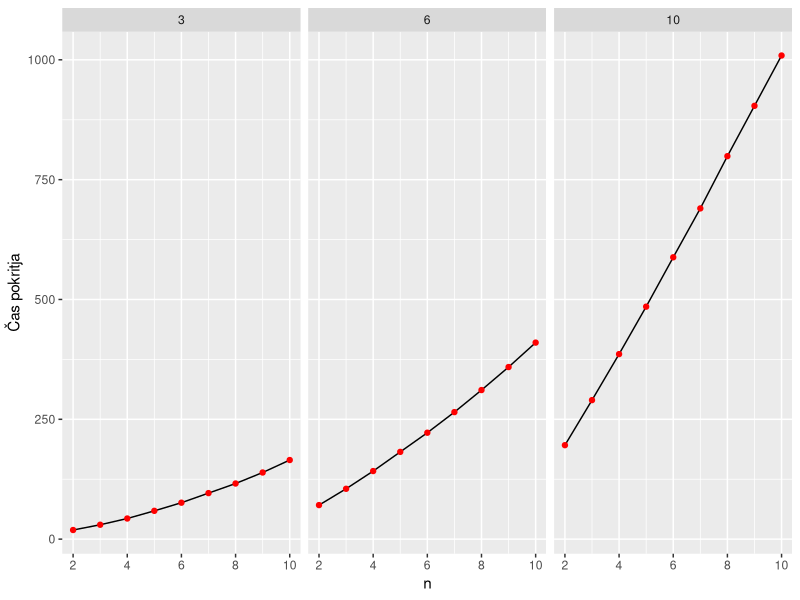
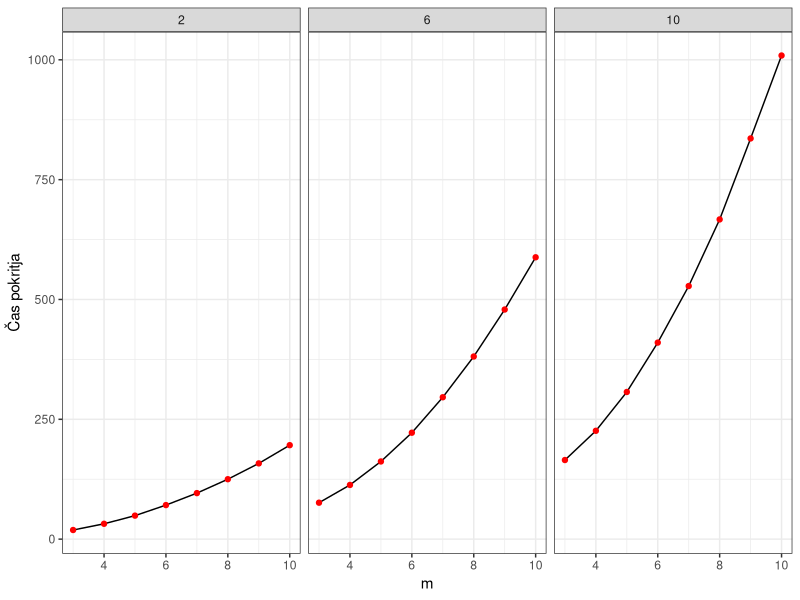
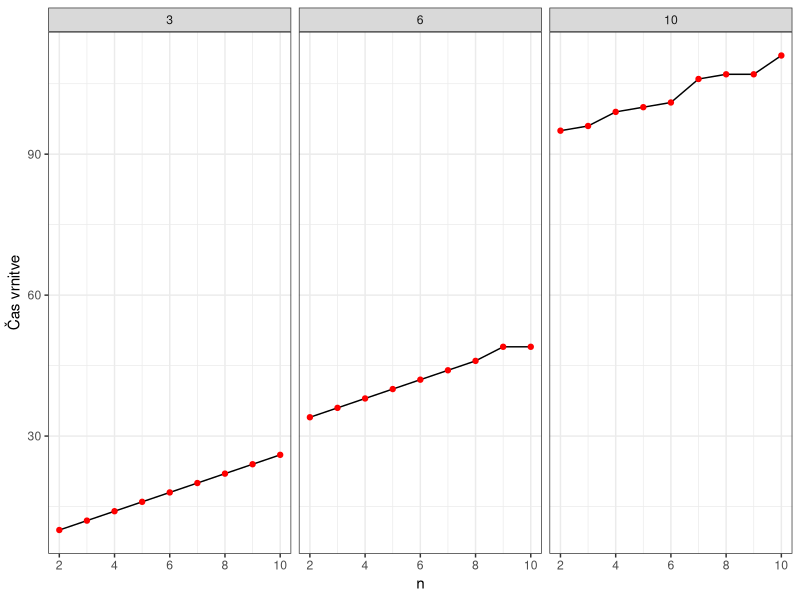
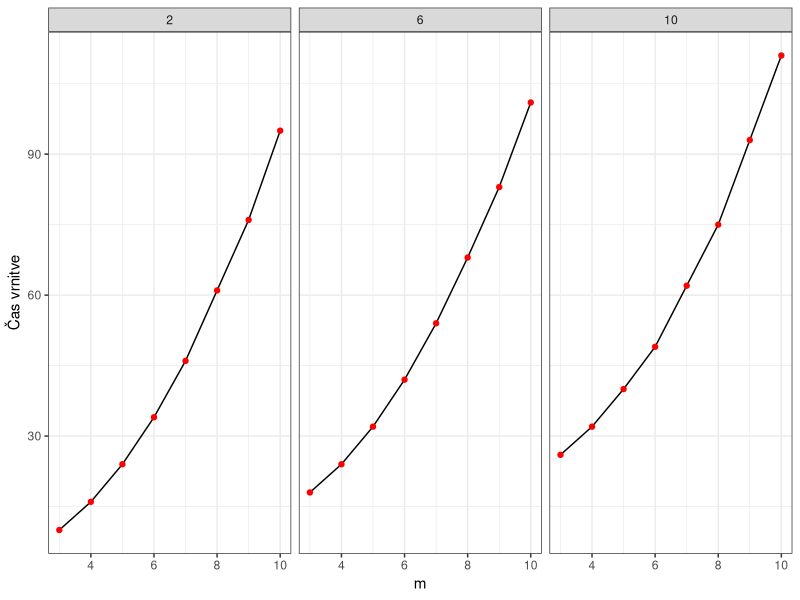

These figures' R source, in order:
require(dplyr)
require(ggplot2)
require(readxl)
require(openxlsx)
require(tidyr)
require(readr)

cover_time_podatki <- read_xlsx("pricakovanicasi.xlsx", sheet = "List1") %>%
  slice(c(2:10))

colnames(cover_time_podatki) <- cover_time_podatki[1,]
cover_time_podatki <- cover_time_podatki[-1,]

cover_time_podatki <- cover_time_podatki %>% 
  pivot_longer(-(1), names_to="n", values_to="covertime")

s1 <- rep(3:10, each=9)
s2 <- rep(2:10, times=8)
covertime <- pull(cover_time_podatki, 3)
cover_time_podatki <- data.frame(s1, s2, covertime)
colnames(cover_time_podatki) <- c("m","n","covertime")



graf_fiksen_m <- cover_time_podatki %>%
  filter(m==3 | m==6 | m==10) %>%
  ggplot(aes(x=n, y=covertime), group=m) +
  geom_line(col="black") +
  geom_point(col="red") +
  facet_grid(~m) + 
  ylab("Čas pokritja")
  

print(graf_fiksen_m)

graf_fiksen_n <- cover_time_podatki %>%
  filter(n==2 | n==6 | n==10) %>%
  ggplot(aes(x=m, y=covertime), group=n) +
  geom_line(col="black") +
  geom_point(col="red") +
  facet_grid(~n) + 
  ylab("Čas pokritja") +
  theme_bw()

print(graf_fiksen_n)

#####
# hipoteza n^2+m

hipotezatabela <- read_xlsx("pricakovanicasi.xlsx", sheet = "List6") %>%
  slice(c(2:10))

colnames(hipotezatabela) <- hipotezatabela[1,]
hipotezatabela <- hipotezatabela[-1,]

hipotezatabela <- hipotezatabela %>% 
  pivot_longer(-(1), names_to="n", values_to="covertime")

s1 <- rep(3:10, each=9)
s2 <- rep(2:10, times=8)
time <- pull(hipotezatabela, 3)
hipotezatabela <- data.frame(s1, s2, time)
colnames(hipotezatabela) <- c("m","n","time")

hipotezatabela <- hipotezatabela %>%
  mutate(kolicnik=round(time/(n^2+m),3)) %>%
  select(-time) %>%
  pivot_wider(names_from = n, values_from = kolicnik)

hipotezatabela %>% write.xlsx("hipoteza2.xlsx")


#### čas vrnitve, konec poti

t <- read_xlsx("pricakovanicasi.xlsx", sheet = "List9") %>%
  slice(c(2:10))

colnames(t) <- t[1,]
t <- t[-1,]

t <- t %>% 
  pivot_longer(-(1), names_to="n", values_to="time")

s1 <- rep(3:10, each=9)
s2 <- rep(2:10, times=8)
time1 <- pull(t, 3)
t <- data.frame(s1, s2, time1)
colnames(t) <- c("m","n","time")



graf_fiksen_m <- t %>%
  filter(m==3 | m==6 | m==10) %>%
  ggplot(aes(x=n, y=time), group=m) +
  geom_line(col="black") +
  geom_point(col="red") +
  facet_grid(~m) + 
  ylab("Čas vrnitve") +
  theme_bw()


print(graf_fiksen_m)

graf_fiksen_n <- t %>%
  filter(n==2 | n==6 | n==10) %>%
  ggplot(aes(x=m, y=time), group=n) +
  geom_line(col="black") +
  geom_point(col="red") +
  facet_grid(~n) + 
  ylab("Čas vrnitve") +
  theme_bw()

print(graf_fiksen_n)
